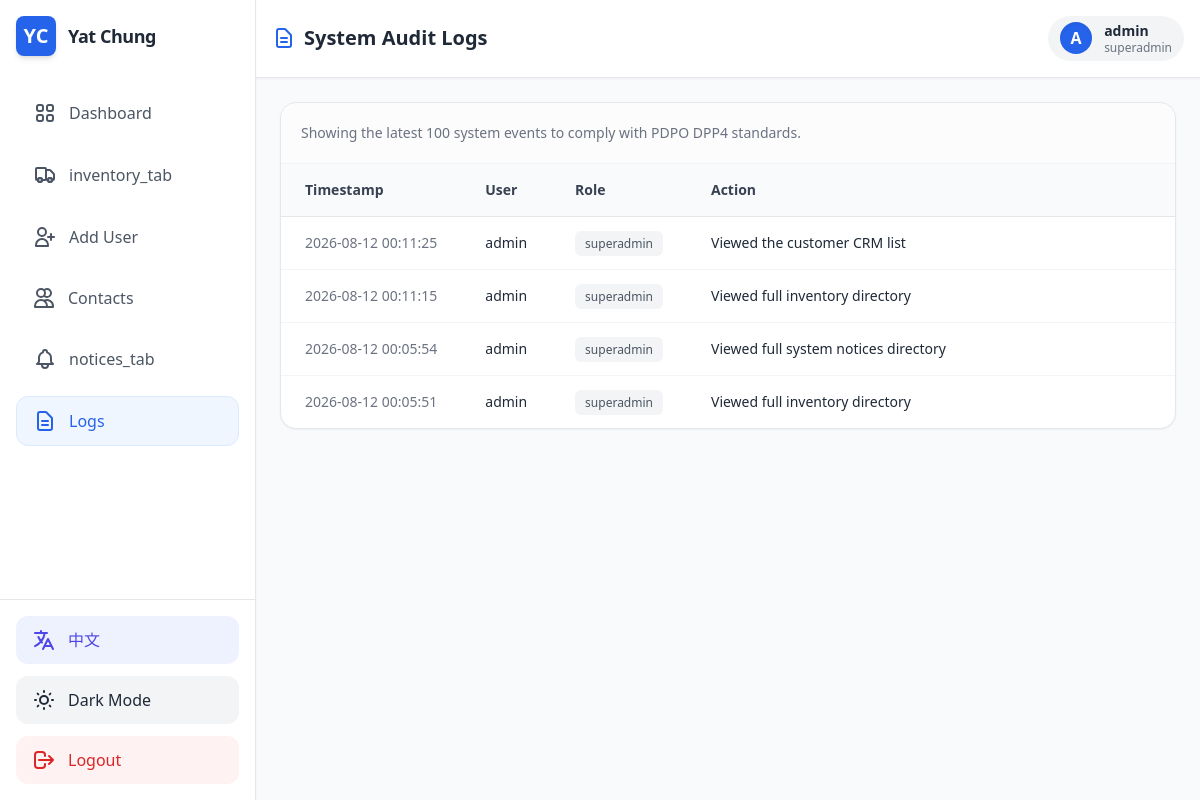
Before: /admin/logs (signed in) with the older database file.
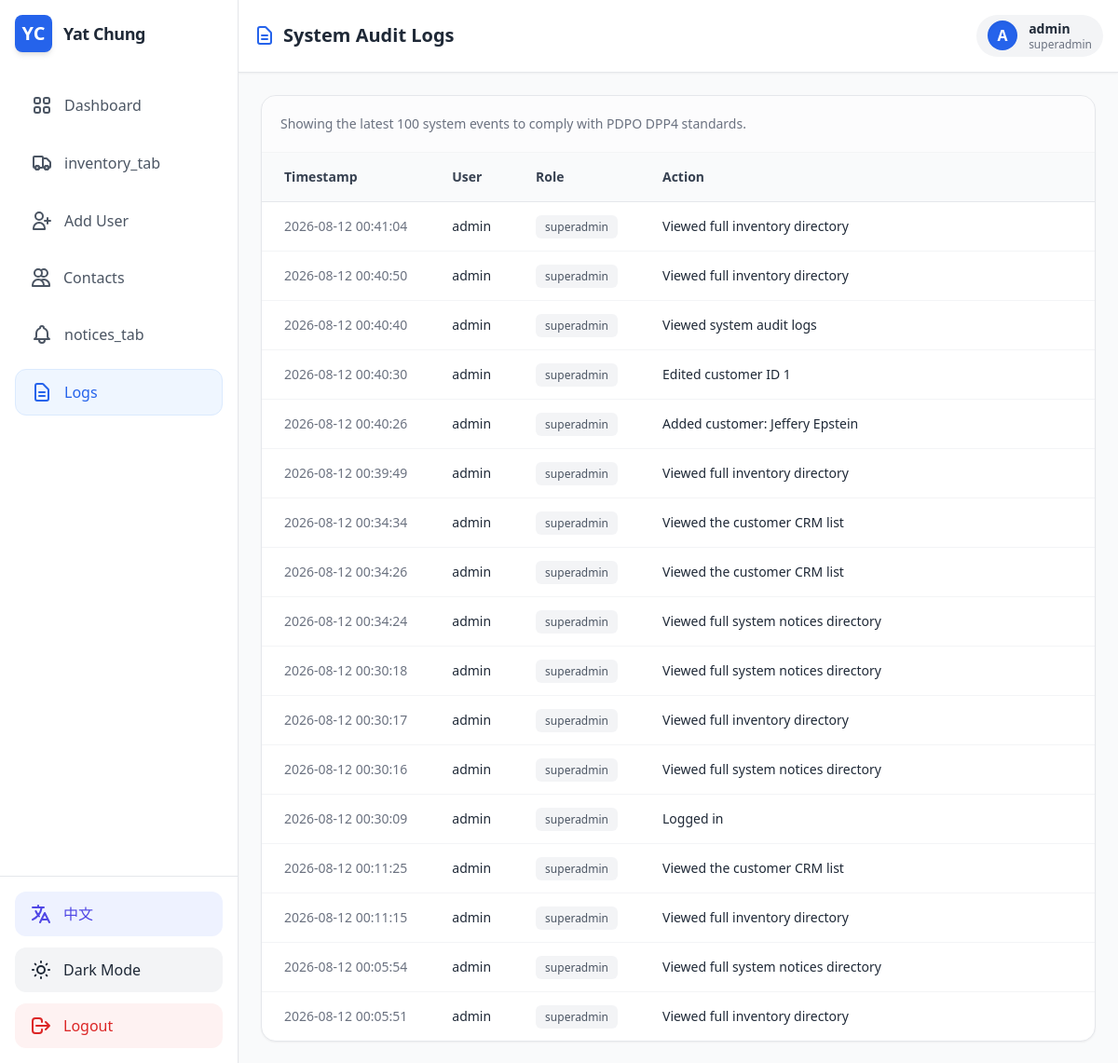
After: the same page with the newer database file.
### app.py (models this page shows, shortened)
class User(UserMixin, db.Model):
    __tablename__ = 'users'
    id = db.Column(db.Integer, primary_key=True)
    username = db.Column(db.String(80), unique=True, nullable=False)
    password_hash = db.Column(db.String(128), nullable=False)
    role = db.Column(db.String(20), nullable=False, default='staff')

class AuditLog(db.Model):
    __tablename__ = 'audit_logs'
    id = db.Column(db.Integer, primary_key=True)
    user_id = db.Column(db.Integer, db.ForeignKey('users.id'), nullable=False)
    action = db.Column(db.String(255), nullable=False)
    timestamp = db.Column(db.DateTime, default=db.func.current_timestamp())
    user = db.relationship('User', backref=db.backref('audit_logs', lazy=True))

### app.py (the view)
@app.route('/admin/logs')
@login_required
@requires_roles('superadmin')
def view_logs():
    logs = AuditLog.query.order_by(AuditLog.timestamp.desc()).limit(100).all()
    access_log = AuditLog(user_id=current_user.id, action="Viewed system audit logs")
    db.session.add(access_log)
    db.session.commit()
    return render_template('logs.html', user=current_user, logs=logs)

### app.py (called while the page is built)
@login_manager.user_loader
def load_user(user_id):
    return User.query.get(int(user_id))

def requires_roles(*roles):
    def wrapper(f):
        @wraps(f)
        def wrapped(*args, **kwargs):
            if current_user.role not in roles and current_user.role != 'superadmin':
                flash('Access denied: You do not have the required permissions.', 'error')
                return redirect(url_for('dashboard'))
            return f(*args, **kwargs)
        return wrapped
    return wrapper

@app.context_processor
def inject_translations():
    lang = flask_session.get('lang', 'en')
    def t(key):
        return TRANSLATIONS.get(lang, {}).get(key, key)
    return dict(t=t, current_lang=lang)

### templates/logs.html
{% extends "base.html" %}
{% block header_content %}
<h2 class="text-xl font-bold text-gray-800 dark:text-white flex items-center gap-2">
    <svg class="w-6 h-6 text-primary" fill="none" stroke="currentColor" viewBox="0 0 24 24"><path stroke-linecap="round" stroke-linejoin="round" stroke-width="2" d="M9 12h6m-6 4h6m2 5H7a2 2 0 01-2-2V5a2 2 0 012-2h5.586a1 1 0 01.707.293l5.414 5.414a1 1 0 01.293.707V19a2 2 0 01-2 2z"></path></svg>
    System Audit Logs
</h2>
<div class="flex items-center gap-3 px-3 py-1.5 bg-gray-100 dark:bg-gray-700 rounded-full">
    <div class="w-8 h-8 bg-primary text-white rounded-full flex items-center justify-center font-bold shadow-inner">
        {{ user.username[0] | upper if user else 'U' }}
    </div>
    <div class="hidden sm:block text-sm">
        <p class="font-bold leading-tight">{{ user.username if user else 'Staff User' }}</p>
        <p class="text-xs text-gray-500 dark:text-gray-400 leading-tight">{{ user.role if user else 'Staff' }}</p>
    </div>
</div>
{% endblock %}
{% block content %}
<div class="bg-white dark:bg-gray-800 border border-gray-200 dark:border-gray-700 rounded-2xl shadow-sm overflow-hidden flex flex-col">
                <div class="p-5 border-b border-gray-100 dark:border-gray-700 bg-gray-50/50 dark:bg-gray-800/50 flex justify-between items-center">
                    <p class="text-sm text-gray-500 dark:text-gray-400">Showing the latest 100 system events to comply with PDPO DPP4 standards.</p>
                </div>
                <div class="overflow-x-auto">
                    <table class="w-full text-left border-collapse">
                        <thead>
                            <tr class="bg-gray-50 dark:bg-gray-900 border-b border-gray-200 dark:border-gray-700">
                                <th class="py-4 px-6 font-semibold text-sm text-gray-700 dark:text-gray-300">Timestamp</th>
                                <th class="py-4 px-6 font-semibold text-sm text-gray-700 dark:text-gray-300">User</th>
                                <th class="py-4 px-6 font-semibold text-sm text-gray-700 dark:text-gray-300">Role</th>
                                <th class="py-4 px-6 font-semibold text-sm text-gray-700 dark:text-gray-300">Action</th>
                            </tr>
                        </thead>
                        <tbody class="divide-y divide-gray-100 dark:divide-gray-700">
                            {% for log in logs %}
                            <tr class="hover:bg-gray-50/50 dark:hover:bg-gray-800/50 transition-colors">
                                <td class="py-4 px-6 text-sm text-gray-500 dark:text-gray-400 whitespace-nowrap">
                                    {{ log.timestamp.strftime('%Y-%m-%d %H:%M:%S') }}
                                </td>
                                <td class="py-4 px-6 text-sm font-medium text-gray-800 dark:text-gray-200">
                                    {{ log.user.username }}
                                </td>
                                <td class="py-4 px-6 text-sm text-gray-600 dark:text-gray-400">
                                    <span class="px-2.5 py-1 bg-gray-100 dark:bg-gray-700 rounded-md text-xs font-medium">
                                        {{ log.user.role }}
                                    </span>
                                </td>
                                <td class="py-4 px-6 text-sm text-gray-800 dark:text-gray-300 w-full">
                                    {{ log.action }}
                                </td>
                            </tr>
                            {% else %}
                            <tr>
                                <td colspan="4" class="py-8 text-center text-gray-500 dark:text-gray-400 italic">
                                    No audit logs found.
                                </td>
                            </tr>
                            {% endfor %}
                        </tbody>
                    </table>
                </div>
            </div>
{% endblock %}

### templates/base.html (shortened to what this page needs)
<!DOCTYPE html>
<html lang="en" class="light">
<head>
    <script src="https://cdn.tailwindcss.com"></script>
</head>
<body class="bg-gray-50 dark:bg-gray-900 text-gray-800 dark:text-gray-100 h-screen flex overflow-hidden">
    <aside class="w-24 md:w-64 bg-white dark:bg-gray-800 border-r border-gray-200 dark:border-gray-700 flex flex-col justify-between shadow-sm z-10 transition-all">
        <div class="p-4">
            <div class="flex items-center justify-center md:justify-start gap-3 mb-8">
                <div class="w-10 h-10 bg-primary text-white rounded-lg flex items-center justify-center font-bold text-xl shadow-md">YC</div>
                <h1 class="hidden md:block font-bold text-lg tracking-tight">Yat Chung</h1>
            </div>
            {% if user %}
            <nav class="space-y-3">
                <a href="{{ url_for('dashboard') }}" class="w-full flex items-center justify-center md:justify-start gap-3 px-4 py-3 rounded-xl font-medium transition-colors border
                    {% if request.endpoint == 'dashboard' %} bg-blue-50 dark:bg-blue-900/30 text-primary border-blue-100 dark:border-blue-800
                    {% else %} border-transparent hover:bg-gray-100 dark:hover:bg-gray-700 text-gray-600 dark:text-gray-300 {% endif %}">
                    <span class="hidden md:inline">{{ t('dashboard') }}</span>
                </a>
                <a href="{{ url_for('inventory') }}" class="w-full flex items-center justify-center md:justify-start gap-3 px-4 py-3 rounded-xl font-medium transition-colors border
                    {% if request.endpoint == 'inventory' %} bg-blue-50 dark:bg-blue-900/30 text-primary border-blue-100 dark:border-blue-800
                    {% else %} border-transparent hover:bg-gray-100 dark:hover:bg-gray-700 text-gray-600 dark:text-gray-300 {% endif %}">
                    <span class="hidden md:inline">{{ t('inventory_tab') }}</span>
                </a>
                {% if user and user.role in ['superadmin', 'owner'] %}
                <button onclick="openUserModal()" class="w-full flex items-center justify-center md:justify-start gap-3 px-4 py-3 hover:bg-gray-100 dark:hover:bg-gray-700 rounded-xl font-medium transition-colors text-gray-600 dark:text-gray-300 border border-transparent">
                    <svg class="w-6 h-6" fill="none" stroke="currentColor" viewBox="0 0 24 24"><path stroke-linecap="round" stroke-linejoin="round" stroke-width="2" d="M18 9v3m0 0v3m0-3h3m-3 0h-3m-2-5a4 4 0 11-8 0 4 4 0 018 0zM3 20a6 6 0 0112 0v1H3v-1z"></path></svg>
                    <span class="hidden md:inline">{{ t('add_user') }}</span>
                </button>
                {% endif %}
                {% if user and user.role != 'investor' %}
                <a href="{{ url_for('customers') }}" class="w-full flex items-center justify-center md:justify-start gap-3 px-4 py-3 hover:bg-gray-100 dark:hover:bg-gray-700 rounded-xl font-medium transition-colors text-gray-600 dark:text-gray-300">
                    <svg class="w-6 h-6" fill="none" stroke="currentColor" viewBox="0 0 24 24"><path stroke-linecap="round" stroke-linejoin="round" stroke-width="2" d="M12 4.354a4 4 0 110 5.292M15 21H3v-1a6 6 0 0112 0v1zm0 0h6v-1a6 6 0 00-9-5.197M13 7a4 4 0 11-8 0 4 4 0 018 0z"></path></svg>
                    <span class="hidden md:inline">Contacts</span>
                </a>
                {% endif %}
                <a href="{{ url_for('system_notices') }}" class="w-full flex items-center justify-center md:justify-start gap-3 px-4 py-3 rounded-xl font-medium transition-colors border
                    {% if request.endpoint == 'system_notices' %} bg-blue-50 dark:bg-blue-900/30 text-primary border-blue-100 dark:border-blue-800
                    {% else %} border-transparent hover:bg-gray-100 dark:hover:bg-gray-700 text-gray-600 dark:text-gray-300 {% endif %}">
                    <span class="hidden md:inline">{{ t('notices_tab') }}</span>
                </a>
                {% if user and user.role == 'superadmin' %}
                <a href="{{ url_for('view_logs') }}" class="w-full flex items-center justify-center md:justify-start gap-3 px-4 py-3 rounded-xl font-medium transition-colors border
                    {% if request.endpoint == 'view_logs' %} bg-blue-50 dark:bg-blue-900/30 text-primary border-blue-100 dark:border-blue-800
                    {% else %} border-transparent hover:bg-gray-100 dark:hover:bg-gray-700 text-gray-600 dark:text-gray-300 {% endif %}">
                    <svg class="w-6 h-6" fill="none" stroke="currentColor" viewBox="0 0 24 24"><path stroke-linecap="round" stroke-linejoin="round" stroke-width="2" d="M9 12h6m-6 4h6m2 5H7a2 2 0 01-2-2V5a2 2 0 012-2h5.586a1 1 0 01.707.293l5.414 5.414a1 1 0 01.293.707V19a2 2 0 01-2 2z"></path></svg>
                    <span class="hidden md:inline">{{ t('logs') }}</span>
                </a>
                {% endif %}
            </nav>
            {% endif %}
        </div>
        <div class="p-4 border-t border-gray-200 dark:border-gray-700 space-y-3">
            <a href="{{ url_for('set_lang', lang='zh' if current_lang == 'en' else 'en') }}" class="w-full flex items-center justify-center md:justify-start gap-3 px-4 py-3 bg-indigo-50 dark:bg-indigo-900/30 text-indigo-600 dark:text-indigo-400 hover:bg-indigo-100 dark:hover:bg-indigo-900/50 rounded-xl font-medium transition-colors">
                <svg class="w-6 h-6" fill="none" stroke="currentColor" viewBox="0 0 24 24"><path stroke-linecap="round" stroke-linejoin="round" stroke-width="2" d="M3 5h12M9 3v2m1.048 9.5A18.022 18.022 0 016.412 9m6.088 9h7M11 21l5-10 5 10M12.751 5C11.783 10.77 8.07 15.61 3 18.129"></path></svg>
                <span class="hidden md:inline">{{ '中文' if current_lang == 'en' else 'English' }}</span>
            </a>
            <button id="theme-toggle" class="w-full flex items-center justify-center md:justify-start gap-3 px-4 py-3 bg-gray-100 dark:bg-gray-700 hover:bg-gray-200 dark:hover:bg-gray-600 rounded-xl font-medium transition-colors">
                <span class="hidden md:inline" id="theme-text">Dark Mode</span>
            </button>
            {% if user %}
            <a href="{{ url_for('logout') }}" class="w-full flex items-center justify-center md:justify-start gap-3 px-4 py-3 bg-red-50 text-red-600 dark:bg-red-900/20 dark:text-red-400 hover:bg-red-100 dark:hover:bg-red-900/40 rounded-xl font-medium transition-colors">
                <svg class="w-6 h-6" fill="none" stroke="currentColor" viewBox="0 0 24 24"><path stroke-linecap="round" stroke-linejoin="round" stroke-width="2" d="M17 16l4-4m0 0l-4-4m4 4H7m6 4v1a3 3 0 01-3 3H6a3 3 0 01-3-3V7a3 3 0 013-3h4a3 3 0 013 3v1"></path></svg>
                <span class="hidden md:inline">{{ t('logout') }}</span>
            </a>
            {% endif %}
        </div>
    </aside>
    <main class="flex-1 flex flex-col h-full overflow-hidden relative">
        <header class="bg-white dark:bg-gray-800 border-b border-gray-200 dark:border-gray-700 p-4 flex justify-between items-center shadow-sm z-0">
            {% block header_content %}{% endblock %}
        </header>
        <div class="flex-1 overflow-y-auto p-4 md:p-6">
            {% block content %}
            {% endblock %}
        </div>
    </main>
</body>
</html>

### templates/base.html (style rules this page uses)
body { transition: background-color 0.3s ease, color 0.3s ease; }

Changed rows visible on the page:
added AuditLog: timestamp "2026-08-12 00:41:04", user.username "admin", user.role "superadmin", action "Viewed full inventory directory"
added AuditLog: timestamp "2026-08-12 00:40:50", user.username "admin", user.role "superadmin", action "Viewed full inventory directory"
added AuditLog: timestamp "2026-08-12 00:40:40", user.username "admin", user.role "superadmin", action "Viewed system audit logs"
added AuditLog: timestamp "2026-08-12 00:40:30", user.username "admin", user.role "superadmin", action "Edited customer ID 1"
added AuditLog: timestamp "2026-08-12 00:40:26", user.username "admin", user.role "superadmin", action "Added customer: Jeffery Epstein"
added AuditLog: timestamp "2026-08-12 00:39:49", user.username "admin", user.role "superadmin", action "Viewed full inventory directory"
added AuditLog: timestamp "2026-08-12 00:34:34", user.username "admin", user.role "superadmin", action "Viewed the customer CRM list"
added AuditLog: timestamp "2026-08-12 00:34:26", user.username "admin", user.role "superadmin", action "Viewed the customer CRM list"
added AuditLog: timestamp "2026-08-12 00:34:24", user.username "admin", user.role "superadmin", action "Viewed full system notices directory"
added AuditLog: timestamp "2026-08-12 00:30:18", user.username "admin", user.role "superadmin", action "Viewed full system notices directory"
added AuditLog: timestamp "2026-08-12 00:30:17", user.username "admin", user.role "superadmin", action "Viewed full inventory directory"
added AuditLog: timestamp "2026-08-12 00:30:16", user.username "admin", user.role "superadmin", action "Viewed full system notices directory"
added AuditLog: timestamp "2026-08-12 00:30:09", user.username "admin", user.role "superadmin", action "Logged in"
